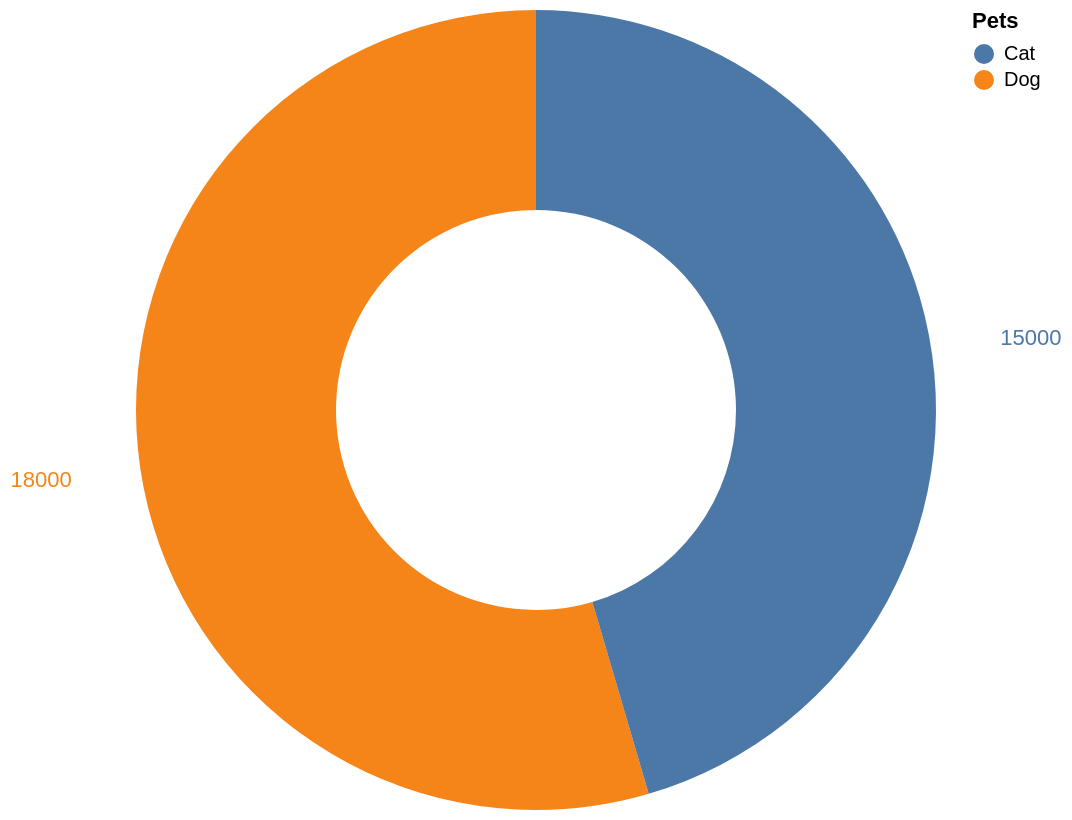

The specification (Vega-Lite) saved for this image:
### Vega-Lite specification from a JSON file in a GitHub repository (floating-point values rounded to 4 significant figures)
{"$schema": "https://vega.github.io/schema/vega-lite/v5.json", "width": 400, "height": 400, "description": "A simple pie chart with labels.", "data": {"values": [{"Pets": "Dog", "value": 18000}, {"Pets": "Cat", "value": 15000}]}, "mark": {"type": "arc", "innerRadius": 100}, "encoding": {"theta": {"field": "value", "type": "quantitative", "stack": true}, "color": {"field": "Pets", "type": "nominal"}}, "layer": [{"mark": {"type": "arc", "innerRadius": 100}}, {"mark": {"type": "text", "radius": 250}, "encoding": {"text": {"field": "value", "type": "quantitative"}, "tooltip": [{"field": "Pets", "type": "nominal", "title": "States"}, {"field": "value", "type": "quantitative", "format": ",", "title": "Number of Pet Dogs (1000s)"}]}}]}
